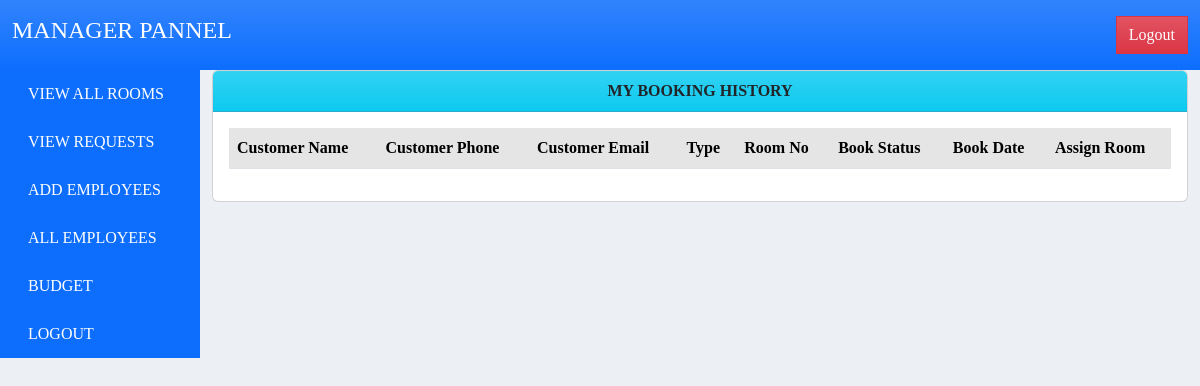
Page /Manager/manage_bookings.php on the earlier database version.
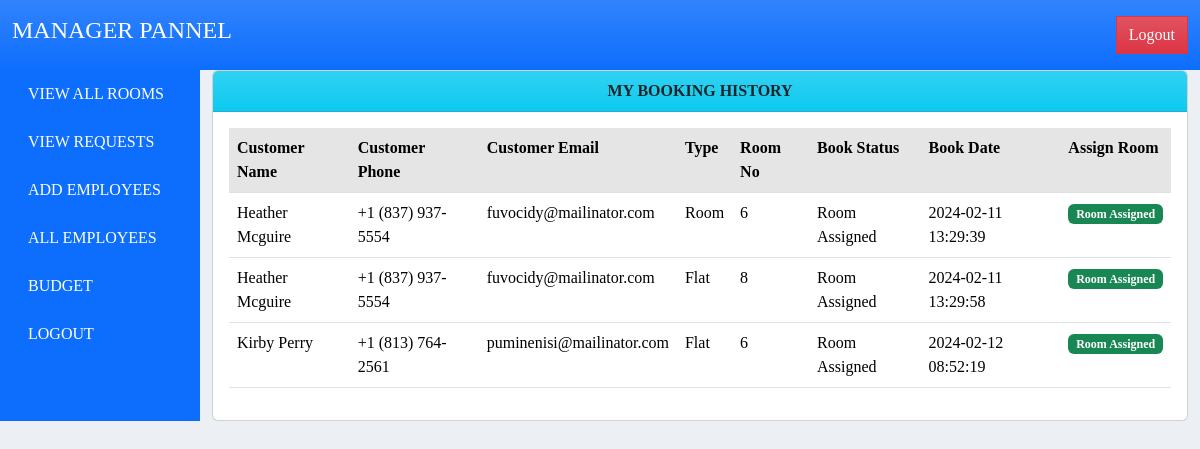
Same page on the later database version.
### tables this page shows
CREATE TABLE `bookings` (
  `bookingId` int(11) NOT NULL,
  `roomId` int(11) NOT NULL DEFAULT 0,
  `custId` int(11) NOT NULL,
  `booking_date` timestamp NOT NULL DEFAULT current_timestamp() ON UPDATE current_timestamp(),
  `booking_status` varchar(255) NOT NULL DEFAULT 'Pending',
  `room_no` varchar(255) NOT NULL DEFAULT 'Not Assigned',
  `room_type` varchar(100) NOT NULL DEFAULT 'Room'
);

CREATE TABLE `customers` (
  `custId` int(11) NOT NULL,
  `fullname` varchar(50) NOT NULL,
  `username` varchar(50) NOT NULL,
  `password` varchar(50) NOT NULL,
  `email` varchar(255) NOT NULL,
  `phone` varchar(100) NOT NULL,
  `city` varchar(100) NOT NULL,
  `created_at` timestamp NOT NULL DEFAULT current_timestamp()
);

### Manager/manage_bookings.php (the view, shortened to what this page needs)
<?php
include 'db.php';
$query = "SELECT * FROM bookings b JOIN customers c ON b.custId=c.custId";
$result = mysqli_query($conn, $query);
include 'header.php';
?>
<div class="row px-0 mx-0">
    <div class="col-md-2 bg-primary text-white">
        <?php
        include 'nav.php';
        ?>
    </div>
    <div class="col-md-10">
        <div class="card">
            <div class="card-header bg-info bg-gradient">
                <b>
                    <center>
                        MY BOOKING HISTORY
                    </center>
                </b>
            </div>
            <div class="card-body">
                <table class="table">
                    <tr class="table-active bg-gradient">
                        <th>Customer Name</th>
                        <th>Customer Phone</th>
                        <th>Customer Email</th>
                        <th>Type</th>
                        <th>Room No</th>
                        <th>Book Status</th>
                        <th>Book Date</th>
                        <th>Assign Room</th>
                    </tr>
                    <?php
                    while ($row = mysqli_fetch_array($result)) {
                    ?>
                        <tr>
                            <td><?php echo $row['fullname'] ?></td>
                            <td><?php echo $row['phone'] ?></td>
                            <td><?php echo $row['email'] ?></td>
                            <td><?php echo $row['room_type'] ?></td>
                            <td><?php echo $row['room_no'] ?></td>
                            <td><?php echo $row['booking_status'] ?></td>
                            <td><?php echo $row['booking_date'] ?></td>
                            <?php
                            if ($row['booking_status'] == "Pending") { ?>
                                <td><a href="assign.php?book=<?php echo $row['bookingId'] ?>&type=<?php echo $row['room_type'] ?>&custId=<?php echo $row['custId'] ?>" class="btn btn-success rounded bg-gradient">Assign Flat</a></td>
                            <?php  } else { ?>
                                <td><span class="badge bg-success"><?php echo $row['booking_status'] ?></span></td>
                            <?php }
                            ?>
                        </tr>
                    <?php } ?>
                </table>
            </div>
        </div>
    </div>
</div>
<?php
include 'footer.php';
?>

Differences in the rows shown:
now on this page (row edited): bookings: custId.fullname "Heather Mcguire", custId.phone "+1 (837) 937-5554", custId.email "fuvocidy@mailinator.com", room_type "Room", room_no "6", booking_status "Room Assigned", booking_date "2024-02-11 13:29:39"
added bookings: custId.fullname "Heather Mcguire", custId.phone "+1 (837) 937-5554", custId.email "fuvocidy@mailinator.com", room_type "Flat", room_no "8", booking_status "Room Assigned", booking_date "2024-02-11 13:29:58"
added bookings: custId.fullname "Kirby Perry", custId.phone "+1 (813) 764-2561", custId.email "puminenisi@mailinator.com", room_type "Flat", room_no "6", booking_status "Room Assigned", booking_date "2024-02-12 08:52:19"
